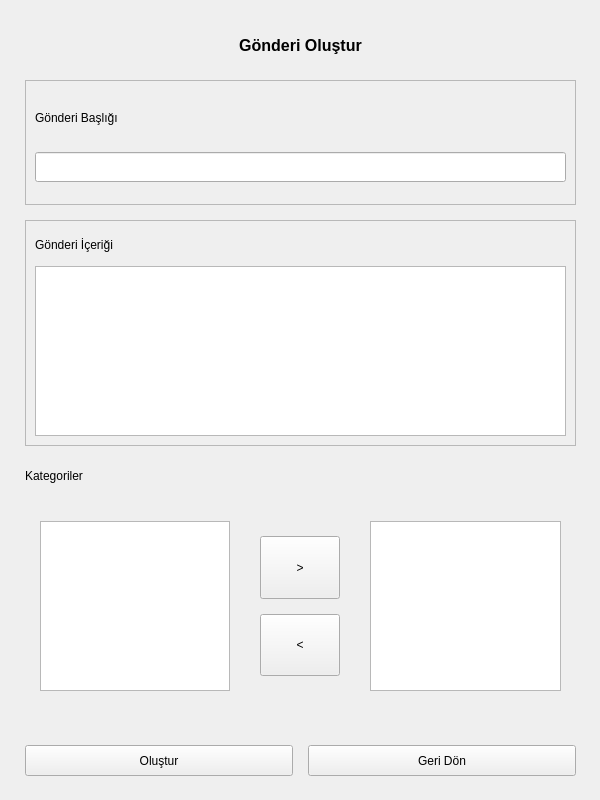
<?xml version="1.0" encoding="UTF-8"?>
<ui version="4.0">
 <class>createPostPanel</class>
 <widget class="QWidget" name="createPostPanel">
  <property name="geometry">
   <rect>
    <x>0</x>
    <y>0</y>
    <width>600</width>
    <height>800</height>
   </rect>
  </property>
  <property name="windowTitle">
   <string>Gönderi Oluştur</string>
  </property>
  <widget class="QWidget" name="verticalLayoutWidget">
   <property name="geometry">
    <rect>
     <x>10</x>
     <y>10</y>
     <width>581</width>
     <height>711</height>
    </rect>
   </property>
   <layout class="QVBoxLayout" name="verticalLayout">
    <property name="spacing">
     <number>15</number>
    </property>
    <property name="leftMargin">
     <number>15</number>
    </property>
    <property name="topMargin">
     <number>15</number>
    </property>
    <property name="rightMargin">
     <number>15</number>
    </property>
    <property name="bottomMargin">
     <number>15</number>
    </property>
    <item>
     <widget class="QLabel" name="label">
      <property name="sizePolicy">
       <sizepolicy hsizetype="Preferred" vsizetype="Fixed">
        <horstretch>0</horstretch>
        <verstretch>0</verstretch>
       </sizepolicy>
      </property>
      <property name="minimumSize">
       <size>
        <width>0</width>
        <height>40</height>
       </size>
      </property>
      <property name="font">
       <font>
        <pointsize>12</pointsize>
        <weight>75</weight>
        <bold>true</bold>
       </font>
      </property>
      <property name="text">
       <string>Gönderi Oluştur</string>
      </property>
      <property name="alignment">
       <set>Qt::AlignCenter</set>
      </property>
     </widget>
    </item>
    <item>
     <widget class="QFrame" name="frame">
      <property name="sizePolicy">
       <sizepolicy hsizetype="Preferred" vsizetype="Fixed">
        <horstretch>0</horstretch>
        <verstretch>0</verstretch>
       </sizepolicy>
      </property>
      <property name="minimumSize">
       <size>
        <width>0</width>
        <height>125</height>
       </size>
      </property>
      <property name="frameShape">
       <enum>QFrame::StyledPanel</enum>
      </property>
      <property name="frameShadow">
       <enum>QFrame::Raised</enum>
      </property>
      <layout class="QVBoxLayout" name="verticalLayout_2">
       <item>
        <widget class="QLabel" name="label_2">
         <property name="sizePolicy">
          <sizepolicy hsizetype="Preferred" vsizetype="Fixed">
           <horstretch>0</horstretch>
           <verstretch>0</verstretch>
          </sizepolicy>
         </property>
         <property name="minimumSize">
          <size>
           <width>0</width>
           <height>30</height>
          </size>
         </property>
         <property name="text">
          <string>Gönderi Başlığı</string>
         </property>
        </widget>
       </item>
       <item>
        <widget class="QLineEdit" name="titleInput">
         <property name="minimumSize">
          <size>
           <width>0</width>
           <height>30</height>
          </size>
         </property>
        </widget>
       </item>
      </layout>
     </widget>
    </item>
    <item>
     <widget class="QFrame" name="frame_2">
      <property name="sizePolicy">
       <sizepolicy hsizetype="Preferred" vsizetype="Fixed">
        <horstretch>0</horstretch>
        <verstretch>0</verstretch>
       </sizepolicy>
      </property>
      <property name="minimumSize">
       <size>
        <width>0</width>
        <height>150</height>
       </size>
      </property>
      <property name="frameShape">
       <enum>QFrame::StyledPanel</enum>
      </property>
      <property name="frameShadow">
       <enum>QFrame::Raised</enum>
      </property>
      <layout class="QVBoxLayout" name="verticalLayout_3">
       <item>
        <widget class="QLabel" name="label_3">
         <property name="sizePolicy">
          <sizepolicy hsizetype="Preferred" vsizetype="Fixed">
           <horstretch>0</horstretch>
           <verstretch>0</verstretch>
          </sizepolicy>
         </property>
         <property name="minimumSize">
          <size>
           <width>0</width>
           <height>30</height>
          </size>
         </property>
         <property name="text">
          <string>Gönderi İçeriği</string>
         </property>
        </widget>
       </item>
       <item>
        <widget class="QPlainTextEdit" name="contentInput">
         <property name="sizePolicy">
          <sizepolicy hsizetype="Expanding" vsizetype="Fixed">
           <horstretch>0</horstretch>
           <verstretch>0</verstretch>
          </sizepolicy>
         </property>
         <property name="minimumSize">
          <size>
           <width>0</width>
           <height>150</height>
          </size>
         </property>
        </widget>
       </item>
      </layout>
     </widget>
    </item>
    <item>
     <widget class="QLabel" name="label_4">
      <property name="sizePolicy">
       <sizepolicy hsizetype="Preferred" vsizetype="Fixed">
        <horstretch>0</horstretch>
        <verstretch>0</verstretch>
       </sizepolicy>
      </property>
      <property name="minimumSize">
       <size>
        <width>0</width>
        <height>30</height>
       </size>
      </property>
      <property name="text">
       <string>Kategoriler</string>
      </property>
     </widget>
    </item>
    <item>
     <layout class="QHBoxLayout" name="horizontalLayout_2">
      <property name="spacing">
       <number>15</number>
      </property>
      <property name="leftMargin">
       <number>15</number>
      </property>
      <property name="topMargin">
       <number>15</number>
      </property>
      <property name="rightMargin">
       <number>15</number>
      </property>
      <property name="bottomMargin">
       <number>15</number>
      </property>
      <item>
       <widget class="QListWidget" name="allCategories">
        <property name="sizePolicy">
         <sizepolicy hsizetype="Fixed" vsizetype="Preferred">
          <horstretch>0</horstretch>
          <verstretch>0</verstretch>
         </sizepolicy>
        </property>
        <property name="minimumSize">
         <size>
          <width>100</width>
          <height>0</height>
         </size>
        </property>
       </widget>
      </item>
      <item>
       <layout class="QVBoxLayout" name="verticalLayout_4">
        <property name="spacing">
         <number>15</number>
        </property>
        <property name="leftMargin">
         <number>15</number>
        </property>
        <property name="topMargin">
         <number>15</number>
        </property>
        <property name="rightMargin">
         <number>15</number>
        </property>
        <property name="bottomMargin">
         <number>15</number>
        </property>
        <item>
         <widget class="QPushButton" name="sendRightBtn">
          <property name="sizePolicy">
           <sizepolicy hsizetype="Preferred" vsizetype="Preferred">
            <horstretch>0</horstretch>
            <verstretch>0</verstretch>
           </sizepolicy>
          </property>
          <property name="text">
           <string>&gt;</string>
          </property>
         </widget>
        </item>
        <item>
         <widget class="QPushButton" name="sendLeftBtn">
          <property name="sizePolicy">
           <sizepolicy hsizetype="Preferred" vsizetype="Preferred">
            <horstretch>0</horstretch>
            <verstretch>0</verstretch>
           </sizepolicy>
          </property>
          <property name="text">
           <string>&lt;</string>
          </property>
         </widget>
        </item>
       </layout>
      </item>
      <item>
       <widget class="QListWidget" name="selectedCategories">
        <property name="sizePolicy">
         <sizepolicy hsizetype="Fixed" vsizetype="Preferred">
          <horstretch>0</horstretch>
          <verstretch>0</verstretch>
         </sizepolicy>
        </property>
        <property name="minimumSize">
         <size>
          <width>100</width>
          <height>0</height>
         </size>
        </property>
       </widget>
      </item>
     </layout>
    </item>
   </layout>
  </widget>
  <widget class="QWidget" name="horizontalLayoutWidget">
   <property name="geometry">
    <rect>
     <x>10</x>
     <y>730</y>
     <width>581</width>
     <height>61</height>
    </rect>
   </property>
   <layout class="QHBoxLayout" name="horizontalLayout">
    <property name="spacing">
     <number>15</number>
    </property>
    <property name="leftMargin">
     <number>15</number>
    </property>
    <property name="topMargin">
     <number>15</number>
    </property>
    <property name="rightMargin">
     <number>15</number>
    </property>
    <property name="bottomMargin">
     <number>15</number>
    </property>
    <item>
     <widget class="QPushButton" name="createBtn">
      <property name="sizePolicy">
       <sizepolicy hsizetype="Minimum" vsizetype="Preferred">
        <horstretch>0</horstretch>
        <verstretch>0</verstretch>
       </sizepolicy>
      </property>
      <property name="text">
       <string>Oluştur</string>
      </property>
     </widget>
    </item>
    <item>
     <widget class="QPushButton" name="backBtn">
      <property name="sizePolicy">
       <sizepolicy hsizetype="Minimum" vsizetype="Preferred">
        <horstretch>0</horstretch>
        <verstretch>0</verstretch>
       </sizepolicy>
      </property>
      <property name="text">
       <string>Geri Dön</string>
      </property>
     </widget>
    </item>
   </layout>
  </widget>
 </widget>
 <resources/>
 <connections/>
</ui>
